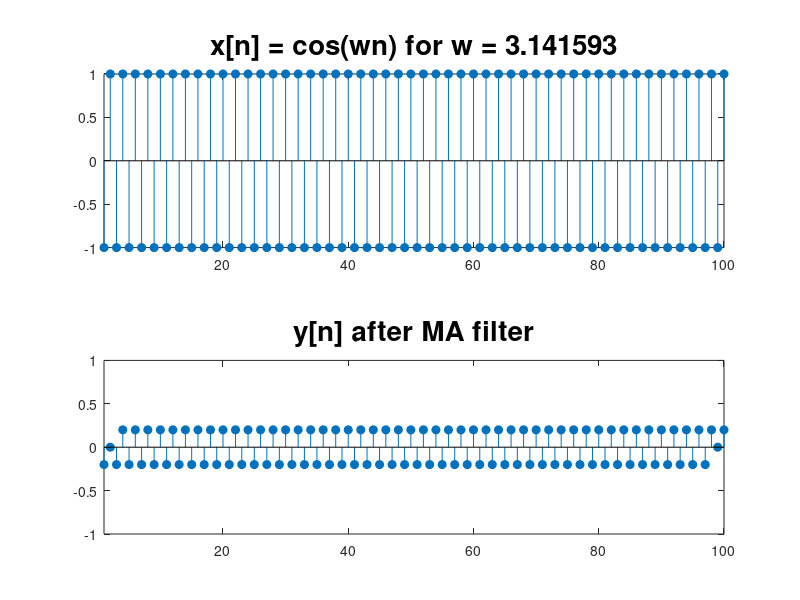

Source code (MATLAB):
% Moving average parameters
M1 = 0;  M2 = 4;
N = M1 + M2 + 1;    % Include n = 0
nv = 1:100;

fh = figure;
for w0=(0:10)/10*pi;
  xv = cos(w0*nv);
  subplot(2,1,1);  stem(nv,xv,'filled');
  axis([min(nv) max(nv) -1 1]);
  title(sprintf('x[n] = cos(wn) for w = %f',w0),'FontSize',20);
  yv = conv(xv,ones(1,N)/N,'same');
  subplot(2,1,2);  stem(nv,yv,'filled');
  title(sprintf('y[n] after MA filter',w0),'FontSize',20);
  axis([min(nv) max(nv) -1 1]);

  pause;
end
